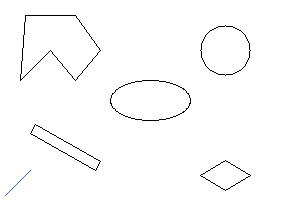

The Python source for this figure:
{
 "cells": [
  {
   "cell_type": "code",
   "execution_count": null,
   "metadata": {},
   "outputs": [],
   "source": [
    "import numpy as np\n",
    "import copy\n",
    "import math\n",
    "import matplotlib.pyplot as plt\n",
    "#from dataclasses import dataclass, field\n",
    "np.set_printoptions(threshold=np.inf)\n",
    "import argparse\n",
    "import cv2\n",
    "from itertools import cycle\n",
    "\n",
    "def InitCanvas(width, height, color=(255, 255, 255)):\n",
    "    canvas = np.ones((height, width, 3), dtype=\"uint8\")\n",
    "    canvas[:] = color\n",
    "    return canvas\n",
    "\n",
    "canvas = InitCanvas(300, 200, color=(255,255,255))\n",
    "\n",
    "\n",
    "cv2.circle(canvas,(225,50),25,(0,0,0))\n",
    "\n",
    "cv2.ellipse(canvas,(150,100),(40,20),0,0,360, (0,0,0))\n",
    "\n",
    "Recpoints = np.array([[95,170],[100,161],[35,124],[30,133]], np.int32)\n",
    "\n",
    "Polypoints = np.array([[20,80],[50,50],[75,80],[100,50],[75,15],[25,15]],np.int32)\n",
    "\n",
    "Diapoints= np.array([[225,190],[250,175],[225,160],[200,175]], np.int32)\n",
    "\n",
    "\n",
    "cv2.polylines(canvas, pts=[Recpoints], isClosed=True, color=(0,0,0))\n",
    "cv2.polylines(canvas, pts=[Polypoints], isClosed=True, color=(0,0,0))\n",
    "cv2.polylines(canvas, pts=[Diapoints], isClosed=True, color=(0,0,0))\n",
    "\n",
    "cv2.imshow(\"obstacles\", canvas)\n",
    "cv2.imwrite(\"obstacles.png\", canvas)\n",
    "\n",
    "cv2.waitKey(0)\n"
   ]
  },
  {
   "cell_type": "code",
   "execution_count": null,
   "metadata": {},
   "outputs": [],
   "source": []
  }
 ],
 "metadata": {
  "kernelspec": {
   "display_name": "Python 3",
   "language": "python",
   "name": "python3"
  },
  "language_info": {
   "codemirror_mode": {
    "name": "ipython",
    "version": 3
   },
   "file_extension": ".py",
   "mimetype": "text/x-python",
   "name": "python",
   "nbconvert_exporter": "python",
   "pygments_lexer": "ipython3",
   "version": "3.7.3"
  }
 },
 "nbformat": 4,
 "nbformat_minor": 2
}
